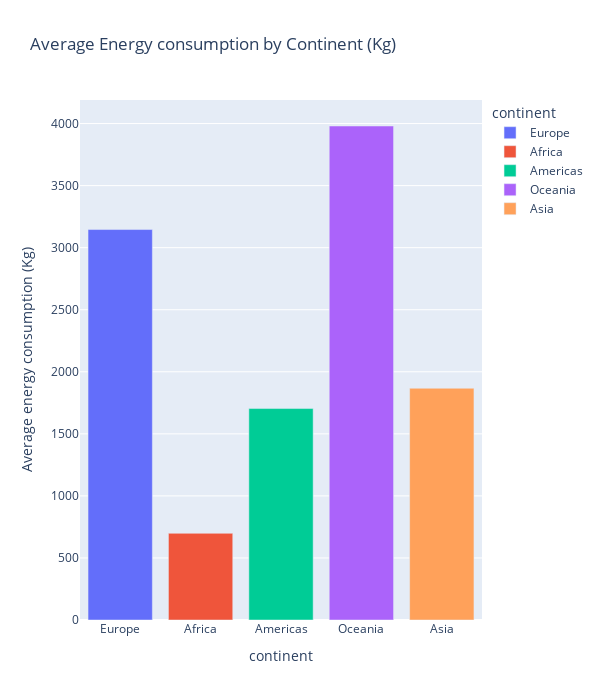

Write notebook code for a chart like this one.
### Code cell
#Relationship between continent vs Energy used.
#Calculate mean consumption for each continent

energy_data = my_data[["continent", "Year",
                       "Energy use (kg of oil equivalent per capita)"]]
#remove missing data
energy_data = energy_data.dropna()

#Calculate mean consumption for each column
mean_dictionary = {}

for i in energy_data["continent"].unique():
    mean = energy_data[energy_data["continent"] == i]["Energy use (kg of oil equivalent per capita)"].mean()
    mean_dictionary[i] = mean

mean_dictionary_df = pd.DataFrame(list(mean_dictionary.items()))
mean_dictionary_df.columns = ["continent","Average energy consumption (Kg)"]

fig = pltx.bar(mean_dictionary_df,
               y="Average energy consumption (Kg)",
               x="continent",
               orientation="v",
               color="continent",
               width=600,
               height=700,
               title="Average Energy consumption by Continent (Kg)"
               )
fig.show()

### Figure 1 — Plotly figure (JSON) as saved in the notebook; plotly's stock layout.template omitted (floating-point values rounded to 4 significant figures)
{"data": [{"alignmentgroup": "True", "hovertemplate": "continent=%{x}<br>Average energy consumption (Kg)=%{y}<extra></extra>", "legendgroup": "Europe", "marker": {"color": "#636efa", "pattern": {"shape": ""}}, "name": "Europe", "offsetgroup": "Europe", "orientation": "v", "showlegend": true, "textposition": "auto", "type": "bar", "x": ["Europe"], "xaxis": "x", "y": [3146.0], "yaxis": "y"}, {"alignmentgroup": "True", "hovertemplate": "continent=%{x}<br>Average energy consumption (Kg)=%{y}<extra></extra>", "legendgroup": "Africa", "marker": {"color": "#EF553B", "pattern": {"shape": ""}}, "name": "Africa", "offsetgroup": "Africa", "orientation": "v", "showlegend": true, "textposition": "auto", "type": "bar", "x": ["Africa"], "xaxis": "x", "y": [698.5], "yaxis": "y"}, {"alignmentgroup": "True", "hovertemplate": "continent=%{x}<br>Average energy consumption (Kg)=%{y}<extra></extra>", "legendgroup": "Americas", "marker": {"color": "#00cc96", "pattern": {"shape": ""}}, "name": "Americas", "offsetgroup": "Americas", "orientation": "v", "showlegend": true, "textposition": "auto", "type": "bar", "x": ["Americas"], "xaxis": "x", "y": [1704.0], "yaxis": "y"}, {"alignmentgroup": "True", "hovertemplate": "continent=%{x}<br>Average energy consumption (Kg)=%{y}<extra></extra>", "legendgroup": "Oceania", "marker": {"color": "#ab63fa", "pattern": {"shape": ""}}, "name": "Oceania", "offsetgroup": "Oceania", "orientation": "v", "showlegend": true, "textposition": "auto", "type": "bar", "x": ["Oceania"], "xaxis": "x", "y": [3980.0], "yaxis": "y"}, {"alignmentgroup": "True", "hovertemplate": "continent=%{x}<br>Average energy consumption (Kg)=%{y}<extra></extra>", "legendgroup": "Asia", "marker": {"color": "#FFA15A", "pattern": {"shape": ""}}, "name": "Asia", "offsetgroup": "Asia", "orientation": "v", "showlegend": true, "textposition": "auto", "type": "bar", "x": ["Asia"], "xaxis": "x", "y": [1867.0], "yaxis": "y"}], "layout": {"barmode": "relative", "height": 700, "legend": {"title": {"text": "continent"}, "tracegroupgap": 0}, "title": {"text": "Average Energy consumption by Continent (Kg)"}, "width": 600, "xaxis": {"anchor": "y", "categoryarray": ["Europe", "Africa", "Americas", "Oceania", "Asia"], "categoryorder": "array", "domain": [0, 1], "title": {"text": "continent"}}, "yaxis": {"anchor": "x", "domain": [0, 1], "title": {"text": "Average energy consumption (Kg)"}}}}
